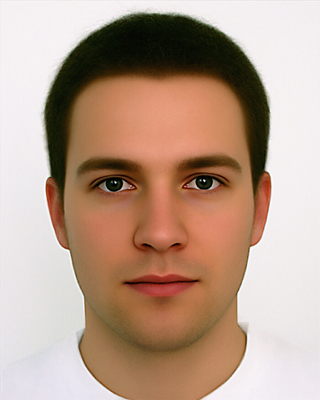
#> input picture face_detection/data/face/m01-32_gr.jpg, 320 x 400 px
$ python template_matching.py   (Python 2 division)
#> lines starting #> are read from the running program, lines starting #| are printed output that depends on the picture; pictures that were not available may be replaced by others from this repository, and a replacement may not be noted
import cv2
import numpy as np
from matplotlib import pyplot as plt

img = cv2.imread('./data/face/m01-32_gr.jpg',0)
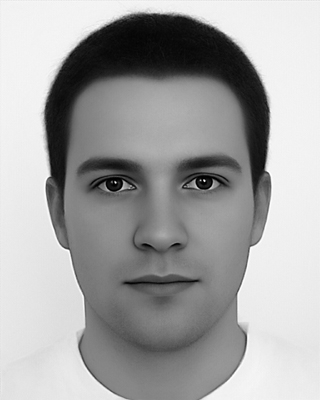
#> img: shape (400, 320); min 0, max 255, mean 164
img2 = img.copy()
template = cv2.imread('./data/feature/face.jpg',0)
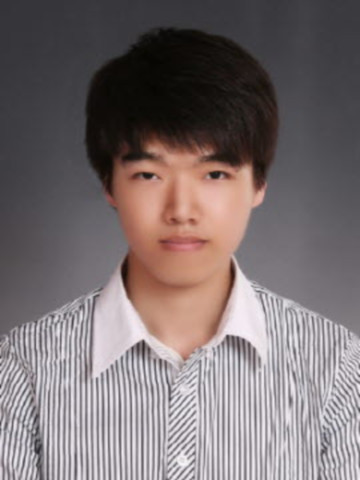
#> input picture face_detection/data/face/SeonwooKim.jpg, 360 x 480 px, given in place of face.jpg, which was not available
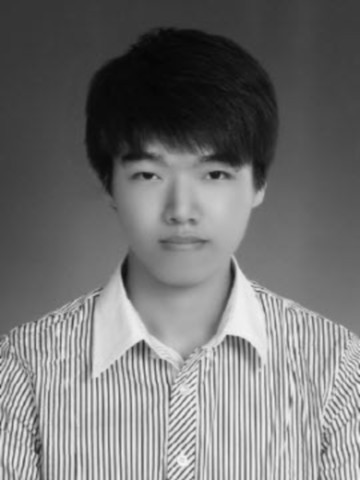
#> template: shape (480, 360); min 4, max 246, mean 115
w, h = template.shape[::-1]
#> w = 360; h = 480

# All the 6 methods for comparison in a list
methods = ['cv2.TM_CCOEFF', 'cv2.TM_CCOEFF_NORMED', 'cv2.TM_CCORR',
            'cv2.TM_CCORR_NORMED', 'cv2.TM_SQDIFF', 'cv2.TM_SQDIFF_NORMED']

match_list1 = []
match_list2 = []
match_num_1 = 0
match_num_2 = 0

for meth in methods:
    img = img2.copy()
    method = eval(meth)

    # Apply template Matching
    res = cv2.matchTemplate(img,template,method)
    min_val, max_val, min_loc, max_loc = cv2.minMaxLoc(res)

    # If the method is TM_SQDIFF or TM_SQDIFF_NORMED, take minimum
    if method in [cv2.TM_SQDIFF, cv2.TM_SQDIFF_NORMED]:
        top_left = min_loc
    else:
        top_left = max_loc
    bottom_right = (top_left[0] + w, top_left[1] + h)

    match_list1.append(top_left)
    match_list2.append(bottom_right)

    cv2.rectangle(img,top_left, bottom_right, 255, 2)

    plt.subplot(121),plt.imshow(res,cmap = 'gray')
    plt.title('Matching Result'), plt.xticks([]), plt.yticks([])
    plt.subplot(122),plt.imshow(img,cmap = 'gray')
    plt.title('Detected Point'), plt.xticks([]), plt.yticks([])
    plt.suptitle(meth)
#> this loop made 6 passes
#> (min_val, max_val, min_loc, top_left, bottom_right) on passes 1 to 4: (50840288, 85447712, (0, 80), (8, 15), (368, 495)), (0.0879, 0.145, (0, 80), (8, 14), (368, 494)), (2.24e+09, 2.8e+09, (0, 0), (40, 80), (400, 560)), (0.814, 0.845, (20, 0), (29, 80), (389, 560))
#> (min_val, max_val, max_loc, top_left, bottom_right) on passes 5 to 6: (1.2e+09, 1.5e+09, (0, 0), (39, 80), (399, 560)), (0.361, 0.545, (0, 0), (39, 80), (399, 560))
#> pass 1, `res = cv2.matchTemplate(img,template,method)`:
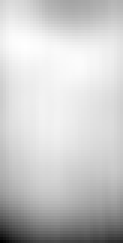
#> res: shape (81, 41) float32 (shown 3 times larger); min 50840288, max 85447712, mean 78298896; drawn with min black and max white
#> pass 3, `res = cv2.matchTemplate(img,template,method)`:
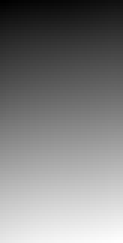
#> res: shape (81, 41) float32 (shown 3 times larger); min 2.24e+09, max 2.8e+09, mean 2.52e+09; drawn with min black and max white
#> after the loop:
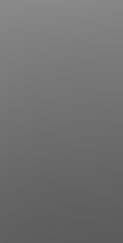
#> res: shape (81, 41) float32 (shown 3 times larger); min 0.361, max 0.545, mean 0.443
#> after the loop, match_list1 = [(8, 15), (8, 14), (40, 80), (29, 80), (39, 80), (39, 80)]; match_list2 = [(368, 495), (368, 494), (400, 560), (389, 560), (399, 560), (399, 560)]

    # plt.show()

for i in range(match_list1.__len__() - 1):
    if match_list1[i] == match_list1[i+1]:
        match_num_1 += 1
    if match_list2[i] == match_list2[i+1]:
        match_num_2 += 1
#> after the loop, match_num_1 = 1; match_num_2 = 1

if match_num_1 > 2 and match_num_2 > 2:
    print 'face detect'
else:
    print 'face not detect'
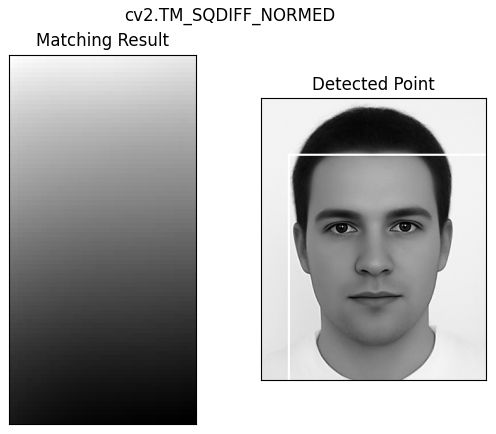
#> figure drawn by matplotlib, 2 panels
